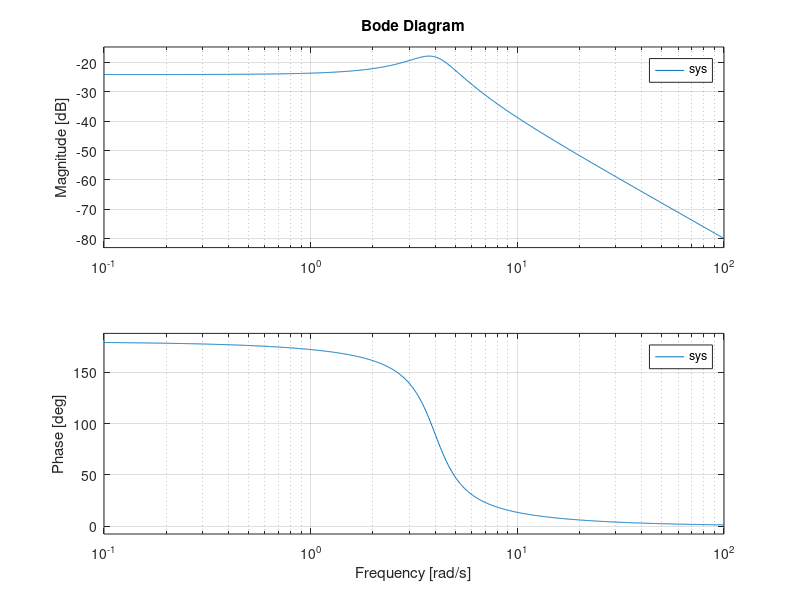
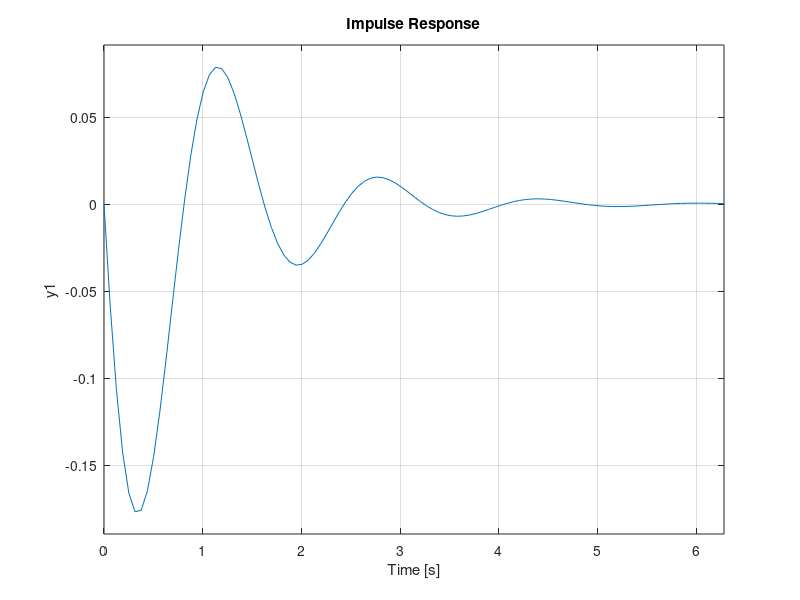
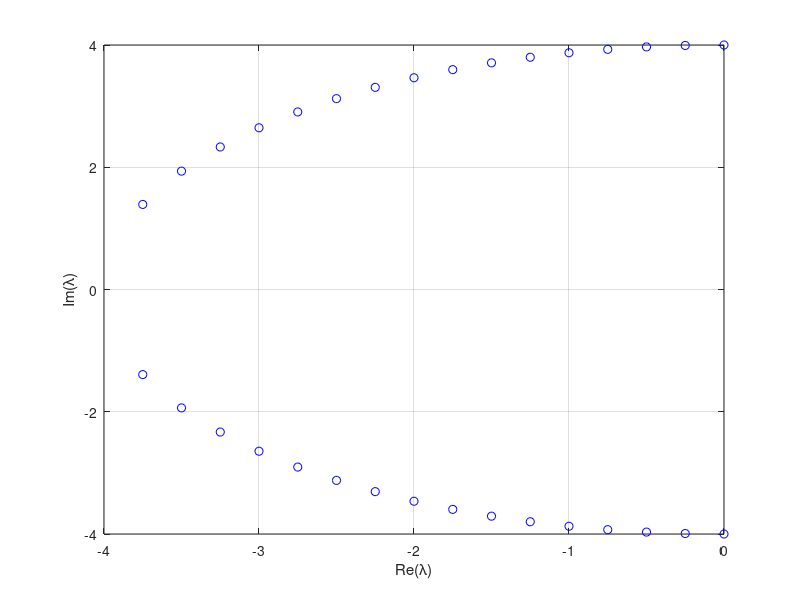

Reproduce these figures in MATLAB, in order.
%% Example 1.1 - Flapped Airfoil with vertical displacements
% Flapped airfoil with steady aerodynamic model to demonstrate the three representations 
% of LTI systems
% 
% Written by:
% 
% Rafael Palacios (r.palacios@imperial.ac.uk)
% 
% Latest update:
% 
% April 2024

clear all

% Define coefficients
mu_a_overV=2;  % (\mu_a)/(V)
mu_b=1;
omega_h=4;

% Compute state-space matrices;
A=[[0 1]; [-omega_h^2 -mu_a_overV]];
B=[0; -mu_b];
C=[1 0];    % Output is vertical position (plunge).
D=[];

% Build state-space system
sys=ss(A,B,C,D);
%% 
% Write the transfer function for the current parameters:

tf(sys)  % Output transfer function
%% 
% Plot the frequency-response function in log scale

figure(1)
bode(sys);
%% 
% Plot impulse response for 4 cycles

figure(2)
impulse(sys, 4*2*pi/omega_h);
%% 
% Plot eigenvalues of the system for varying velocity 

figure(3)
for mu_a_overV=0:0.5:7.5;
    A=[[0 1]; [-omega_h^2 -mu_a_overV]];
    sys=ss(A,B,C,D);
    plot(real(eig(sys)),imag(eig(sys)),'bo'), hold on, grid on
end
xlabel('Re(\lambda)'),ylabel('Im(\lambda)')